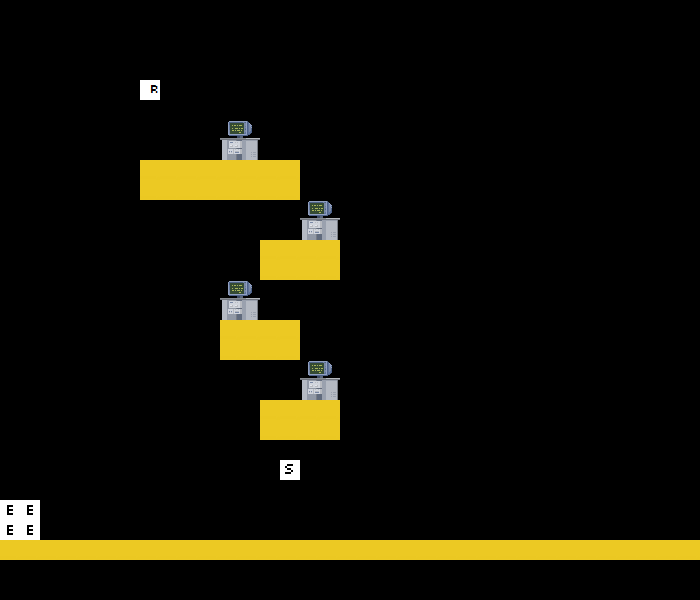

A level layout from a 2D game, rendered from its tile map. Below: a short description, then the map file with tile-grid data replaced by summaries:
An orthogonal 35x30 tile map with 20x20 px tiles, 2 tile layers (art, data).

<map version="1.0" orientation="orthogonal" width="35" height="30" tilewidth="20" tileheight="20">
 <tileset firstgid="1" name="tile s" tilewidth="20" tileheight="20">
  <image source="tiles.png" width="100" height="100" />
 </tileset>
 <layer name="art" width="35" height="30">
  <data>[1050 cells, 95 non-empty, 6 distinct tile ids]</data>
 </layer>
 <layer name="data" width="35" height="30">
  <data>[1050 cells, 2 non-empty, 2 distinct tile ids]</data>
 </layer>
</map>
